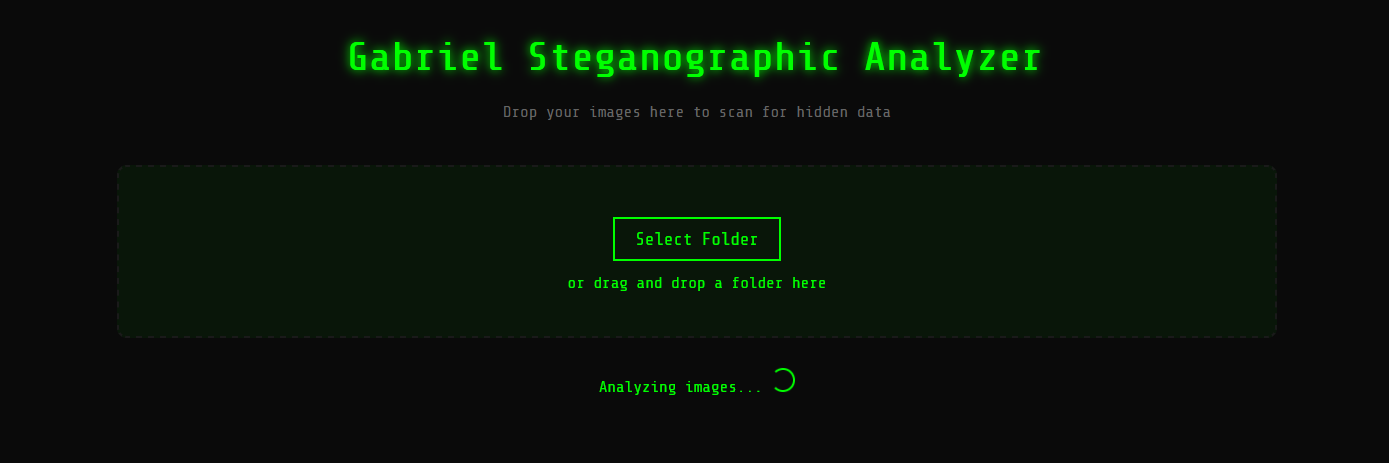
#> input picture gabriel.png, 1389 x 463 px
$ python steganalyzer.py .
#> lines starting #> are read from the running program, lines starting #| are printed output that depends on the picture; after the words box and inside, x2 and y2 are one past the last pixel; in counts of white or black regions, pixels touching at a corner belong together
#!/usr/bin/env python3

import os
import sys
from PIL import Image
import numpy as np
import argparse
from pathlib import Path
import concurrent.futures
from datetime import datetime

def analyze_image(image_path):
    """
    Analyze a single image for potential steganography.
    Returns a dictionary with analysis results.
    """
    try:
        # Load the image
        img = Image.open(image_path)
#> img is the input picture: PIL image 1389x463 RGBA; mean R, G, B, A 9.7, 18.4, 9.7, 255
        img_array = np.array(img)

        results = {
            'filename': os.path.basename(image_path),
            'size': os.path.getsize(image_path),
            'dimensions': img.size,
            'format': img.format,
            'mode': img.mode,
            'potential_steganography': False,
            'analysis_time': datetime.now().strftime('%Y-%m-%d %H:%M:%S'),
            'warnings': []
        }

        # Check for LSB steganography by analyzing bit patterns
        if len(img_array.shape) == 3:  # Color image
            for channel in range(3):
                channel_data = img_array[:, :, channel]

                # Check for unusual patterns in LSB
                lsb = channel_data & 1
                if np.mean(lsb) > 0.6 or np.mean(lsb) < 0.4:  # Unusual LSB distribution
                    results['warnings'].append(f"Unusual LSB pattern in channel {channel}")
                    results['potential_steganography'] = True

                # Check for unusual pixel value distribution
                if np.std(channel_data) < 10:  # Unusually low variation
                    results['warnings'].append(f"Unusual pixel distribution in channel {channel}")
                    results['potential_steganography'] = True

                # Check for unusual entropy
                hist = np.histogram(channel_data, bins=256, range=(0, 256))[0]
                hist = hist[hist > 0]
                entropy = -np.sum((hist/len(channel_data.flatten())) * np.log2(hist/len(channel_data.flatten())))
                if entropy < 7.0:  # Unusually low entropy
                    results['warnings'].append(f"Low entropy in channel {channel}")
                    results['potential_steganography'] = True
#> this loop made 3 passes
#> entropy on passes 1 to 3: 1.22, 1.6, 1.22
#> pass 1, in analyze_image, `channel_data = img_array[:, :, channel]`:
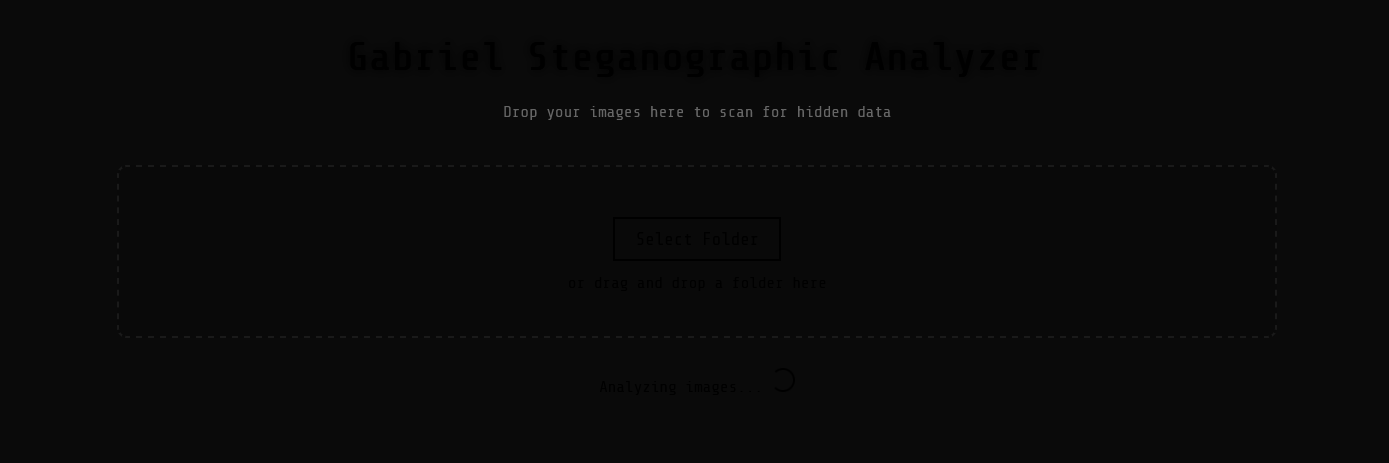
#> channel_data: shape (463, 1389); min 0, max 102, mean 9.7
#> pass 1, in analyze_image, `lsb = channel_data & 1`:
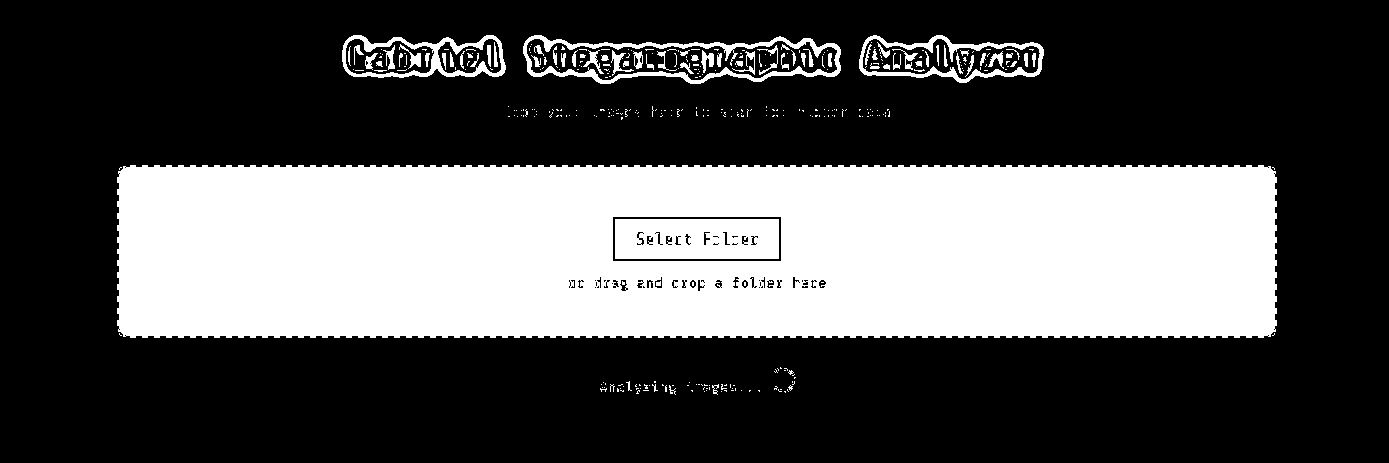
#> lsb: shape (463, 1389); values 0 (black) and 1 (white), 32.3% white; 372 white regions (301 under 20 px), largest, box (x1, y1, x2, y2) and area: (117, 165, 1277, 338) 189788, (615, 219, 779, 259) 6217, (523, 35, 841, 84) 3254
#> pass 2, in analyze_image, `channel_data = img_array[:, :, channel]`:
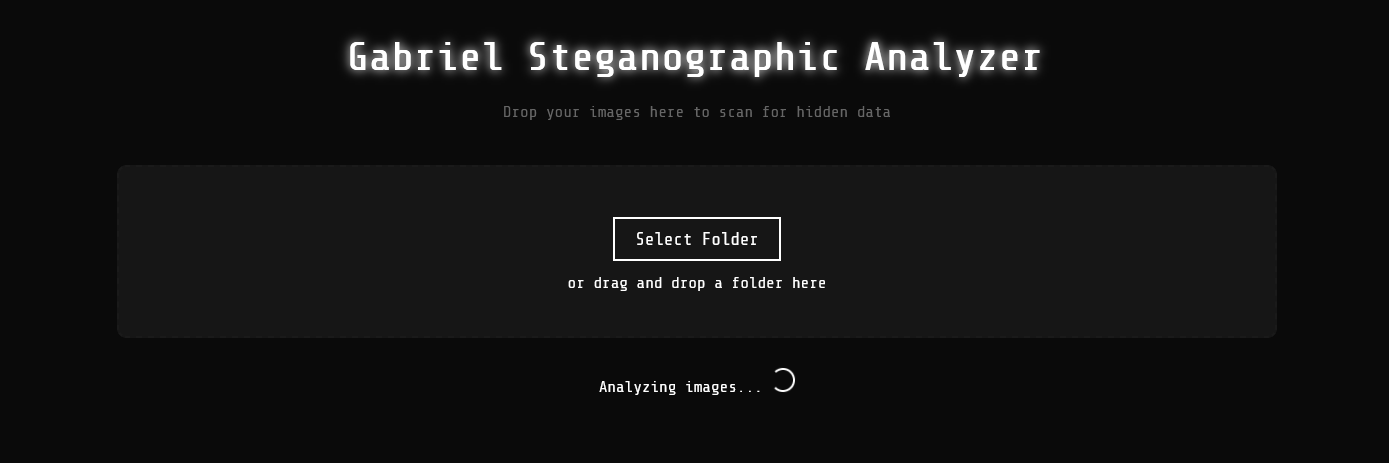
#> channel_data: shape (463, 1389); min 10, max 255, mean 18.4
#> pass 2, in analyze_image, `lsb = channel_data & 1`:
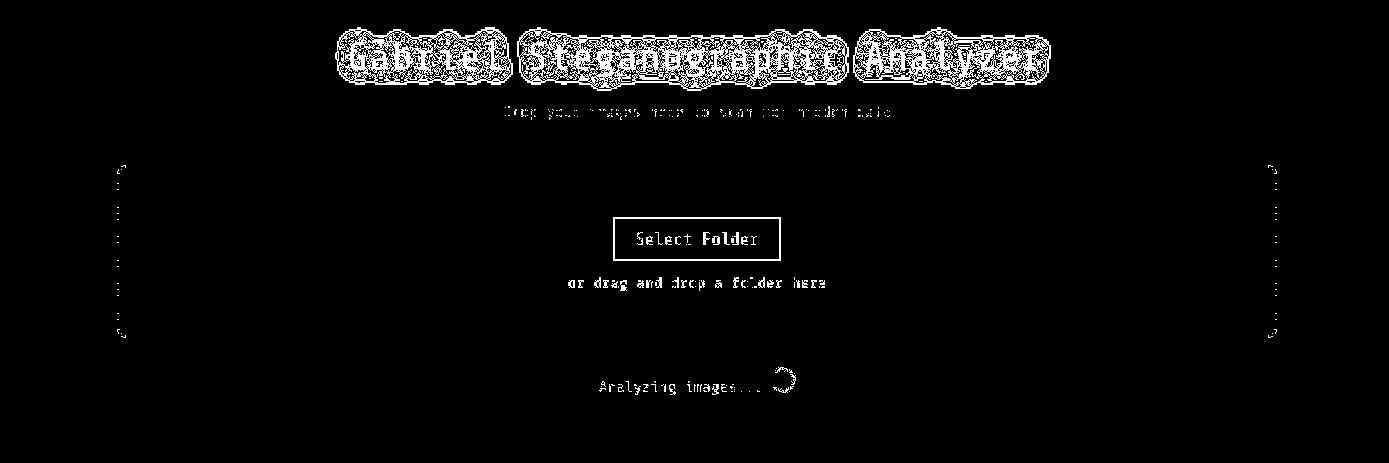
#> lsb: shape (463, 1389); values 0 (black) and 1 (white), 3.8% white in thin lines or dots, all inside (x1, y1, x2, y2) = (117, 27, 1277, 395)
#> after the loop, results = 8 items

        return results

    except Exception as e:
        return {
            'filename': os.path.basename(image_path),
            'error': str(e),
            'analysis_time': datetime.now().strftime('%Y-%m-%d %H:%M:%S')
        }

def analyze_directory(directory_path, output_file=None):
    """
    Analyze all images in a directory and its subdirectories.
    """
    image_extensions = {'.jpg', '.jpeg', '.png', '.bmp', '.tiff', '.gif'}
    results = []

    # Find all image files
    image_files = []
    for ext in image_extensions:
        image_files.extend(Path(directory_path).rglob(f'*{ext}'))

    print(f"Found {len(image_files)} images to analyze...")

    # Analyze images in parallel
    with concurrent.futures.ThreadPoolExecutor() as executor:
        results = list(executor.map(analyze_image, image_files))
#> results = 1 item

    # Print results
    print("\nAnalysis Results:")
    print("=" * 80)

    suspicious_files = []
    for result in results:
        if 'error' in result:
            print(f"\nError analyzing {result['filename']}: {result['error']}")
            continue

        print(f"\nFile: {result['filename']}")
        print(f"Size: {result['size']} bytes")
        print(f"Dimensions: {result['dimensions']}")
        print(f"Format: {result['format']}")
        print(f"Mode: {result['mode']}")

        if result['potential_steganography']:
            suspicious_files.append(result['filename'])
            print("⚠️  POTENTIAL STEGANOGRAPHY DETECTED!")
            print("Warnings:")
            for warning in result['warnings']:
                print(f"  - {warning}")
        else:
            print("✓ No obvious signs of steganography")
#> this loop made 1 pass
#> (printed output is left out)
#> after the loop, suspicious_files = ['gabriel.png']

    # Save results to file if specified
    if output_file:
        with open(output_file, 'w') as f:
            f.write("Steganography Analysis Report\n")
            f.write("=" * 80 + "\n\n")
            f.write(f"Analysis performed on: {datetime.now().strftime('%Y-%m-%d %H:%M:%S')}\n\n")

            for result in results:
                if 'error' in result:
                    f.write(f"\nError analyzing {result['filename']}: {result['error']}\n")
                    continue

                f.write(f"\nFile: {result['filename']}\n")
                f.write(f"Size: {result['size']} bytes\n")
                f.write(f"Dimensions: {result['dimensions']}\n")
                f.write(f"Format: {result['format']}\n")
                f.write(f"Mode: {result['mode']}\n")

                if result['potential_steganography']:
                    f.write("⚠️  POTENTIAL STEGANOGRAPHY DETECTED!\n")
                    f.write("Warnings:\n")
                    for warning in result['warnings']:
                        f.write(f"  - {warning}\n")
                else:
                    f.write("✓ No obvious signs of steganography\n")

    # Print summary
    print("\nSummary:")
    print("=" * 80)
    print(f"Total images analyzed: {len(image_files)}")
    print(f"Suspicious files found: {len(suspicious_files)}")
#| Suspicious files found: 1
    if suspicious_files:
        print("\nSuspicious files:")
        for file in suspicious_files:
            print(f"  - {file}")
#> this loop made 1 pass
#|   - gabriel.png

def main():
    parser = argparse.ArgumentParser(description='Analyze images for potential steganography')
    parser.add_argument('directory', help='Directory containing images to analyze')
    parser.add_argument('--output', '-o', help='Output file for analysis report')
    args = parser.parse_args()

    if not os.path.isdir(args.directory):
        print(f"Error: {args.directory} is not a valid directory")
        sys.exit(1)

    analyze_directory(args.directory, args.output)

if __name__ == '__main__':
    main()
